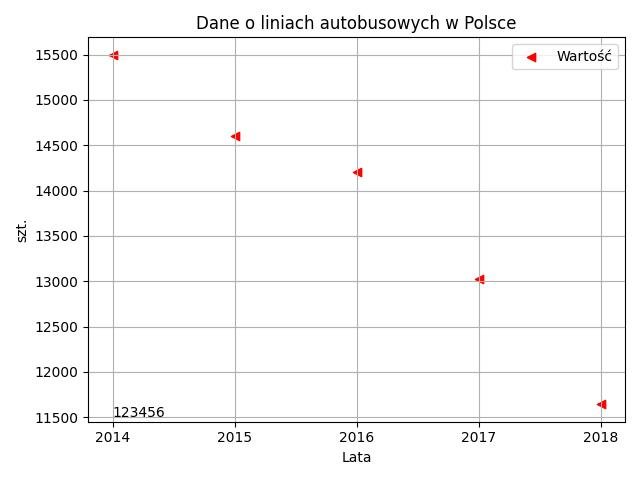

This figure's Python source:
import numpy as np
import pandas as pd
import matplotlib.pyplot as plt
dane = pd.read_excel ("linieautobusowe10.xlsx")
plt.scatter(dane[ "Rok"],dane["Wartosc"], marker="<", color="red", label="Wartość")
plt.annotate(xy=[2014, 11500], text="123456")
plt.legend()
plt.title("Dane o liniach autobusowych w Polsce")
plt.xlabel("Lata")
plt.xticks(dane [ "Rok"])
plt.ylabel("szt.")
plt.tight_layout()
plt.grid()
plt.savefig("zad2.jpg")
plt.show()